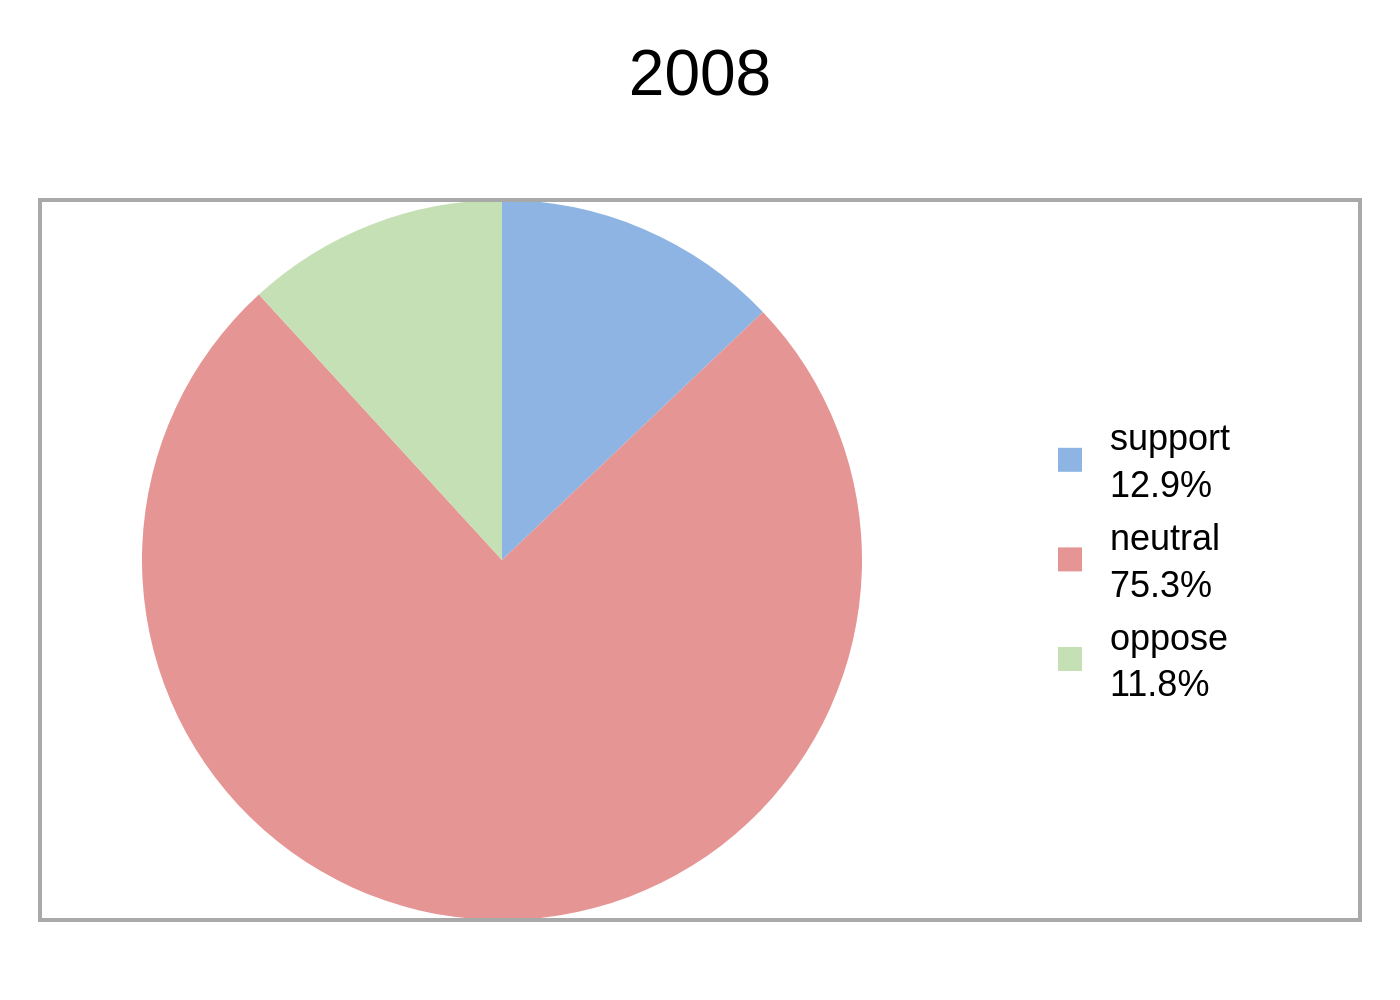

The Python source for this figure:
import sys
import json
import os
import plotly.graph_objects as go

if len(sys.argv) != 2:
    print(f"Usage: python {os.path.basename(__file__)} <json_file_path>")
    sys.exit(1)

json_path = sys.argv[1]

try:
    with open(json_path, 'r', encoding='utf-8') as f:
        chart_info = json.load(f)
except FileNotFoundError:
    print(f"Error: JSON file not found at '{json_path}'")
    sys.exit(1)
except json.JSONDecodeError:
    print(f"Error: Invalid JSON format in '{json_path}'")
    sys.exit(1)

chart_data = chart_info.get('chart_data', [])
texts = chart_info.get('texts', {})
colors = chart_info.get('colors', [])

# Prepare data for Plotly Pie chart
values = [d['value'] for d in chart_data]
# The legend in the original image has the label and value.
# We will combine them with an HTML line break for the Plotly legend.
legend_labels = [f"{d['label']}<br>{d['value']}%" for d in chart_data]

fig = go.Figure()

fig.add_trace(go.Pie(
    labels=legend_labels,
    values=values,
    marker=dict(
        colors=colors,
        line=dict(width=0)
    ),
    hole=0,
    sort=False,
    direction='clockwise',
    textinfo='none',
    hoverinfo='label+percent',
    domain=dict(x=[0.0, 0.7]) # Allocate left 70% of the space for the pie
))

# Combine title and subtitle
title_text = texts.get('title', '')
if texts.get('subtitle'):
    title_text += f"<br><sub>{texts['subtitle']}</sub>"

# Combine source and note for an annotation
source_note_parts = []
if texts.get('source'):
    source_note_parts.append(texts['source'])
if texts.get('note'):
    source_note_parts.append(texts['note'])
source_note_text = "<br>".join(source_note_parts)

# Set up layout properties
layout_options = {
    'title': {
        'text': title_text,
        'y': 0.95,
        'x': 0.5,
        'xanchor': 'center',
        'yanchor': 'top',
        'font': {'family': "Arial", 'size': 32, 'color': 'black'}
    },
    'legend': {
        'orientation': 'v',
        'yanchor': 'middle',
        'y': 0.5,
        'xanchor': 'left',
        'x': 0.75,
        'font': {'family': "Arial", 'size': 18, 'color': 'black'},
        'bgcolor': 'rgba(0,0,0,0)'
    },
    'font': {'family': "Arial", 'size': 14, 'color': 'black'},
    'paper_bgcolor': 'white',
    'plot_bgcolor': 'white',
    'margin': {'l': 20, 'r': 20, 't': 100, 'b': 40},
    'shapes': [
        {
            'type': 'rect',
            'xref': 'paper', 'yref': 'paper',
            'x0': 0, 'y0': 0, 'x1': 1, 'y1': 1,
            'line': {'color': 'darkgrey', 'width': 2}
        }
    ]
}

if source_note_text:
    fig.add_annotation(
        text=source_note_text,
        xref="paper", yref="paper",
        x=0.01, y=-0.01,
        xanchor="left", yanchor="top",
        align="left",
        showarrow=False,
        font=dict(family="Arial", size=12, color="grey")
    )
    # Increase bottom margin to accommodate the source/note text
    layout_options['margin']['b'] = 80

fig.update_layout(**layout_options)

# Generate output filename from input JSON path
base_path = os.path.splitext(json_path)[0]
output_filename = f"{base_path}.png"

fig.write_image(output_filename, scale=2)

print(f"Chart saved to {output_filename}")
